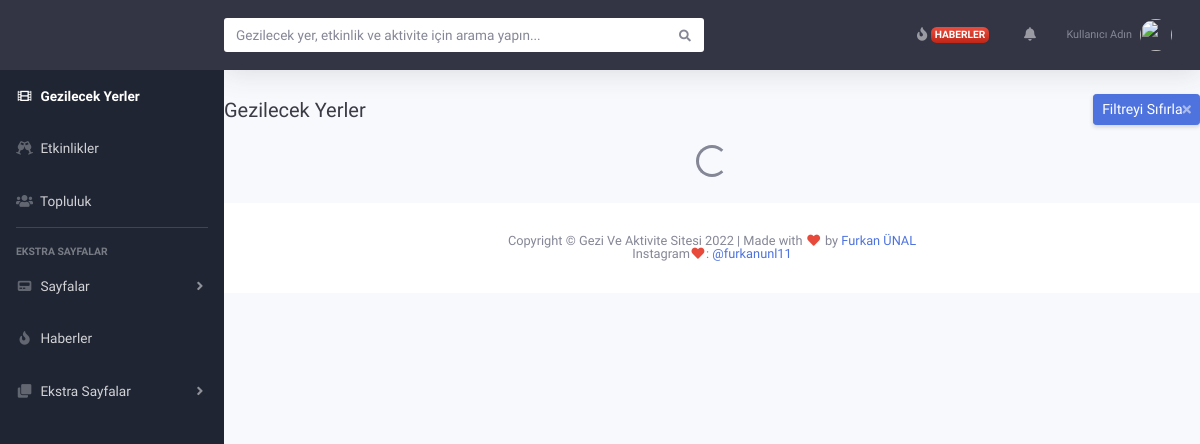
The app's page /geziler, older data.
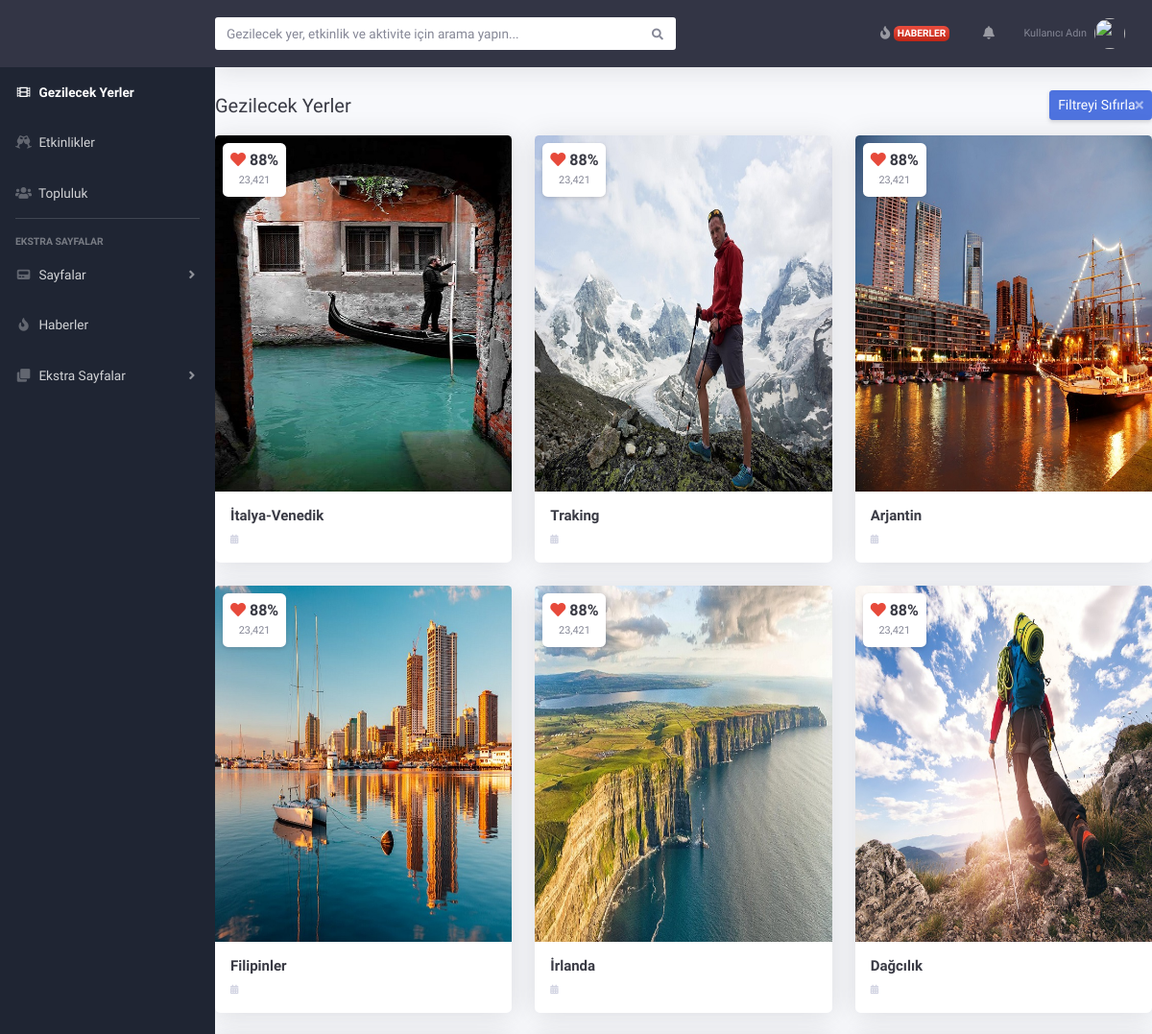
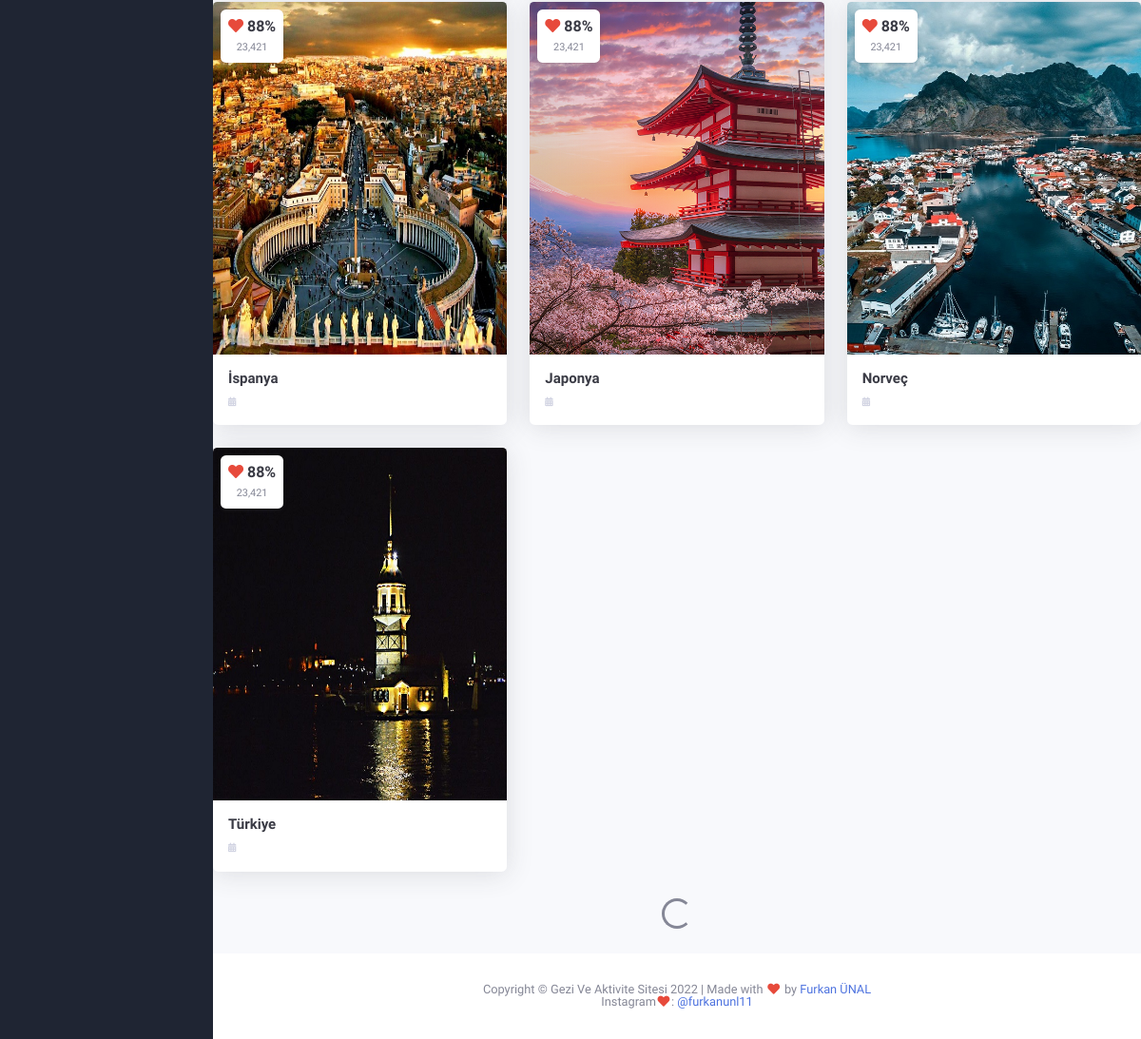
The same page, newer data (2 pictures, top to bottom).
### geziler/models.py (models this page shows, shortened)
class Category(models.Model):
    STATUS = (
        ('True','Evet'),
        ('False',"Hayır")
    )
    id = models.AutoField(primary_key=True)
    title = models.CharField("Başlık",max_length=50, null=True)
    slug = models.CharField(max_length=50, null=True)
    description = models.TextField("Açıklama",validators= [MinLengthValidator(20)])
    image = models.CharField("Resim",max_length=50, null=True)
    status = models.CharField("Slug Adı",max_length=50, null=True)
    created_at = models.DateTimeField(auto_now_add=True, null=True)
    updated_at = models.DateTimeField(auto_now=True, null=True)
    isActive = models.BooleanField(default=False)
    isHome = models.BooleanField(default=False)
    titleforhead = models.CharField("Kafa Başlığı", max_length=50,null=True)

### geziler/views.py (the view)
# urls.py: path('', include("geziler.urls")),
def geziler(request):
    geziler = Category.objects.filter(isActive = True)
    return render(request, 'geziler.html' , {
        "geziler": geziler
    })

### geziler/templates/geziler.html (shortened to what this page needs)
{% extends 'geziler/base.html' %} {% load static %}   {% block content %}
<div id="wrapper">
  {% include 'include/_sidebar.html' %}
  <div id="content-wrapper" class="d-flex flex-column">
    <div id="content">
      {% include 'include/_topbar.html' %}
      <div
        class="d-sm-flex align-items-center justify-content-between mt-4 mb-3"
      >
        <h1 class="h5 mb-0 text-gray-900">Gezilecek Yerler</h1>
        <a
          href="#"
          class="d-none d-sm-inline-block btn btn-sm btn-primary shadow-sm"
          >Filtreyi Sıfırla<i class="fas fa-times fa-sm text-white-50"></i
        ></a>
      </div>
      <div class="row">
        <div class="col">
          <div class="row">
              {% for gezi in geziler %}
                <div class="col-xl-4 col-md-6 mb-4">
                  {% include 'include/_geziler.html' %}
              </div>
              {% endfor %}
          <div class="text-center mt-1 mb-4 col-12">
            <div class="spinner-border" role="status">
            </div>
          </div>
        </div>
      </div>
    </div>
    {% include 'include/_footer.html' %}
  </div>
</div>
{% endblock %}

### templates/geziler/base.html (shortened to what this page needs)
{% load static %}
<!DOCTYPE html>
<html lang="en">
<head>
    <link href="{% static 'vendor/fontawesome-free/css/all.min.css' %}" rel="stylesheet" type="text/css">
    <link href="{% static 'css/style.css' %}" rel="stylesheet">
</head>
<body id = "page-top">
    {% block content %}{% endblock %}

### geziler/templates/include/_sidebar.html (shortened to what this page needs)
{% load static %}
<ul class="navbar-nav sidebar sidebar-dark accordion" id="accordionSidebar">
    <a
      class="sidebar-brand d-flex align-items-center justify-content-center"
      href=" {% url 'home_page' %} "
    >
    </a>
    <li class="nav-item active">
      <a class="nav-link" href="{% url 'geziler_page' %}">
        <i class="fas fa-fw fa-film"></i>
        <span>Gezilecek Yerler</span></a
      >
    </li>
    <li class="nav-item">
      <a class="nav-link" href="events.html">
        <i class="fas fa-fw fa-glass-cheers"></i>
        <span>Etkinlikler</span></a
      >
    </li>
    <li class="nav-item">
      <a class="nav-link" href="people.html">
        <i class="fas fa-fw fa-users"></i>
        <span>Topluluk</span></a
      >
      <hr class="sidebar-divider" />
      <div class="sidebar-heading">Ekstra Sayfalar</div>
    </li>
    <li class="nav-item">
      <a
        class="nav-link collapsed"
        href="#"
        data-toggle="collapse"
        data-target="#collapseTwo"
        aria-expanded="true"
        aria-controls="collapseTwo"
      >
        <i class="fas fa-fw fa-pager"></i>
        <span>Sayfalar</span>
      </a>
    </li>
    <li class="nav-item">
      <a class="nav-link" href="offers.html">
        <i class="fas fa-fw fa-fire"></i>
        <span>Haberler</span></a
      >
    </li>
    <li class="nav-item">
      <a
        class="nav-link collapsed"
        href="#"
        data-toggle="collapse"
        data-target="#collapsePages"
        aria-expanded="true"
        aria-controls="collapsePages"
      >
        <i class="fas fa-fw fa-clone"></i>
        <span>Ekstra Sayfalar</span>
      </a>
    </li>
  </ul>

### geziler/templates/include/_topbar.html (shortened to what this page needs)
{% load static %}
<nav class="navbar navbar-expand navbar-dark topbar mb-4 pl-0 static-top shadow">
    <form
      class="d-none d-sm-inline-block form-inline mr-auto my-2 my-md-0 mw-100 navbar-search"
    >
      <div class="input-group">
        <input
          type="text"
          class="form-control bg-white border-0 small"
          placeholder="Gezilecek yer, etkinlik ve aktivite için arama yapın..."
          aria-label="Search"
          aria-describedby="basic-addon2"
        />
        <div class="input-group-append">
          <button class="btn bg-white" type="button">
            <i class="fas fa-search fa-sm"></i>
          </button>
        </div>
      </div>
    </form>
    <ul class="navbar-nav ml-auto">
      <li class="nav-item no-arrow mx-1">
        <a class="nav-link" href="offers.html">
          <i class="fas fa-fire fa-fw"></i>
          <span class="badge badge-danger bg-gradient-danger"
            >HABERLER</span
          >
        </a>
      </li>
      <li class="nav-item dropdown no-arrow mx-1">
        <a
          class="nav-link dropdown-toggle"
          href="#"
          id="alertsDropdown"
          role="button"
          data-toggle="dropdown"
          aria-haspopup="true"
          aria-expanded="false"
        >
          <i class="fas fa-bell fa-fw"></i>
        </a>
      </li>
      <li class="nav-item dropdown no-arrow">
        <a
          class="nav-link dropdown-toggle"
          href="#"
          id="userDropdown"
          role="button"
          data-toggle="dropdown"
          aria-haspopup="true"
          aria-expanded="false"
        >
          <span class="mr-2 d-none d-lg-inline text-gray-600 small"
            >Kullanıcı Adın</span
          >
          <img class="img-profile rounded-circle" src="img/s4.png" />
        </a>
      </li>
    </ul>
  </nav>

### geziler/templates/include/_geziler.html (shortened to what this page needs)
{% load static %}
<div class="card m-card shadow border-0">
    <a href="{% url 'gezi-detay' gezi.status %}">
      <div class="m-card-cover">
        <div
          class="position-absolute bg-white shadow-sm rounded text-center p-2 m-2 love-box"
        >
          <h6 class="text-gray-900 mb-0 font-weight-bold">
            <i class="fas fa-heart text-danger"></i> 88%
          </h6>
          <small class="text-muted">23,421</small>
        </div>
        <img
          src="{% static 'img/'|add:gezi.image %}" class="card-img-top" alt="..."/>
      </div>
      <div class="card-body p-3">
        <h5 class="card-title text-gray-900 mb-1"> {{gezi.title}} </h5>
        <p class="card-text">
          <small class="text-danger"
            ><i class="fas fa-calendar-alt fa-sm text-gray-400"></i> {{gezi.date}}  </small
          >
        </p>
      </div>
    </a>
  </div>

### geziler/templates/include/_footer.html
<footer class="sticky-footer bg-white">
    <div class="container my-auto">
      <div class="copyright text-center my-auto">
        <span
          >Copyright © Gezi Ve Aktivite Sitesi 2022 | Made with
          <i class="fas fa-heart fa-fw text-danger"></i> by
          <a
            target="_blank"
            href="https://www.linkedin.com/in/furkan-%C3%BCnal-086a54221/"
            >Furkan ÜNAL</a
          ></span
        >
        <br />
        <span
          >Instagram<i class="fas fa-heart fa-fw text-danger"></i>:
          <a target="_blank" href="https://www.instagram.com/furkanunl11/"
            >@furkanunl11</a
          ></span
        >
      </div>
    </div>
  </footer>

Row changes from the older to the newer data that the page shows:
added Category: image (picture), title "İtalya-Venedik"
added Category: image (picture), title "Traking"
added Category: image (picture), title "Arjantin"
added Category: image (picture), title "Filipinler"
added Category: image (picture), title "İrlanda"
added Category: image (picture), title "Dağcılık"
added Category: image (picture), title "İspanya"
added Category: image (picture), title "Japonya"
added Category: image (picture), title "Norveç"
added Category: image (picture), title "Türkiye"
